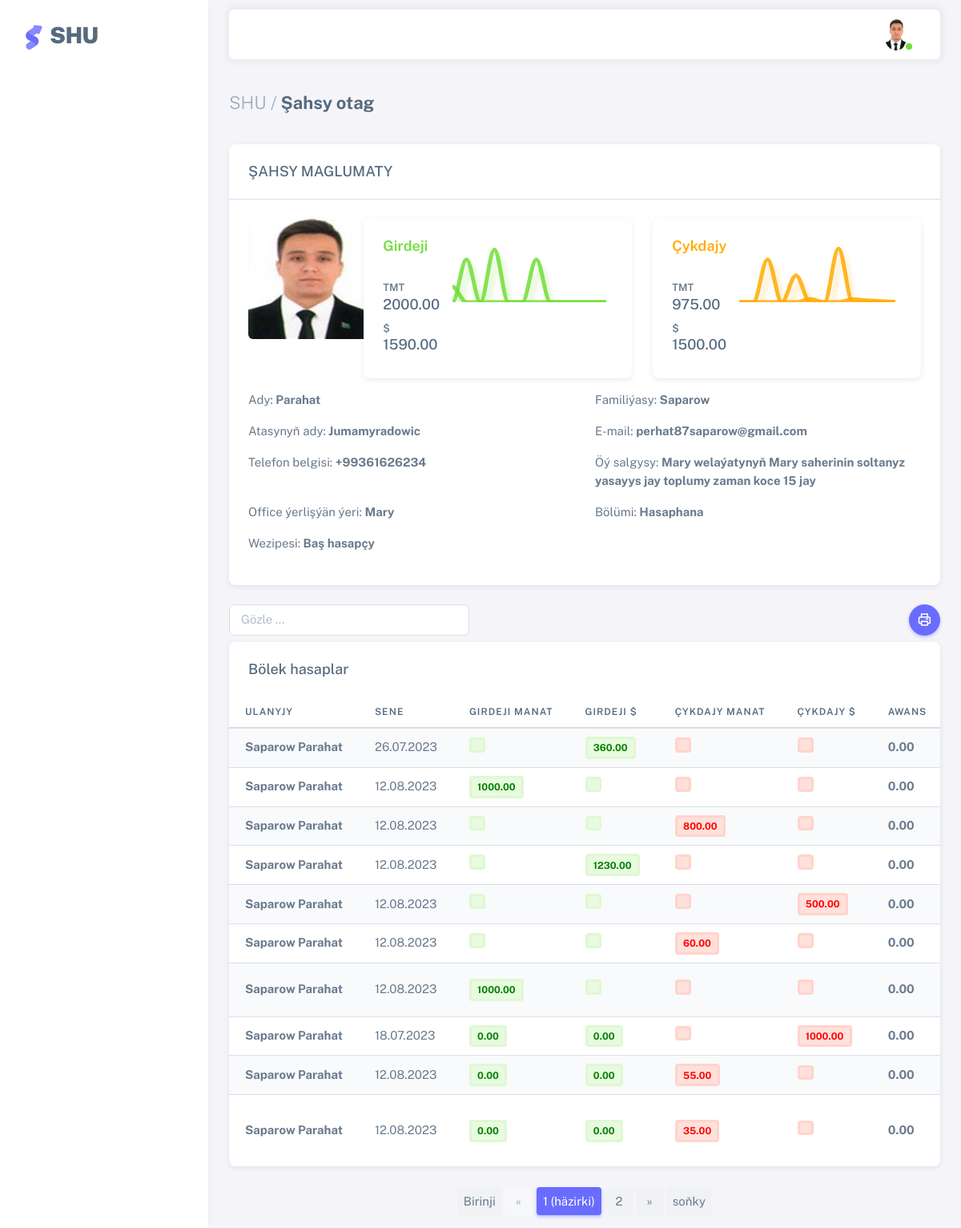
Page /profile/ (signed in) on the committed database.
### users/models.py (models this page shows, shortened)
class AllUsers(AbstractUser):
    username = models.CharField(max_length=100, unique=True)
    office = models.ForeignKey(Office, on_delete=models.CASCADE, null=True)
    sehs = models.ForeignKey(Sehler, related_name='user_sehs', on_delete=models.CASCADE, null=True, blank=True)
    bolum = models.ForeignKey(Bolum, on_delete=models.CASCADE,null=True)
    wez = models.ForeignKey(Wez, on_delete=models.CASCADE, null=True)
    first_name = models.CharField(max_length=100)
    last_name = models.CharField(max_length=100)
    middle_name = models.CharField(max_length=100, null=True, blank=True)
    birth_date = models.DateField("Doglan senesi", default=timezone.now)
    tel = models.CharField("Telefon belgisi", max_length=12, null=True, blank=True)
    email = models.EmailField(unique=True)
    address = models.TextField(null=True, blank=True)
    user_code = models.CharField(max_length=12, unique=True, default=random_string, null=True, blank=True)
    image = models.ImageField(default='default.png', upload_to='profile_pics')

class Office(models.Model):
    name = models.CharField("Edara-kärhananyň ady", max_length=1000, null=True, blank=True)
    tel = models.CharField("Telefon belgisi", null=True, blank=True, max_length=12)
    reg_num = models.CharField("reg nomer", max_length=100, null=True, blank=True,)
    ind_num = models.CharField("indeks nomer", max_length=100, null=True, blank=True,)
    kpp_num = models.CharField(max_length=100, null=True, blank=True)
    address = models.TextField("Salgysy", null=True, blank=True)
    description = models.TextField("Gysga beyany", null=True, blank=True)
    slug = models.SlugField(max_length=300, unique=True, db_index=True, verbose_name="URL")
    def __str__(self):
        return self.name
    class Meta:
        verbose_name = 'Edara-kärhana'
        verbose_name_plural = 'Edara-kärhanalar'

class Bolum(models.Model):
    name = models.CharField("Bölümiň ady", max_length=100)
    description = models.TextField("Gysga beýany", null=True, blank=True)
    slug = models.SlugField(max_length=300, unique=True, db_index=True, verbose_name="URL")
    def __str__(self):
        return self.name
    class Meta:
        verbose_name = 'Bölümi'
        verbose_name_plural = 'Bölümler'

class Wez(models.Model):
    name = models.CharField("wezipesi", max_length=100)
    description = models.TextField("Gysga beyany", null=True, blank=True)
    slug = models.SlugField(max_length=300, unique=True, db_index=True, verbose_name="URL")
    def __str__(self):
        return self.name
    class Meta:
        verbose_name = 'wezipesi'
        verbose_name_plural = 'Wezipeler'

### shu/models.py (models this page shows, shortened)
class Bolek_hasaplar(models.Model):
    oj = models.ForeignKey(Ojidanie, on_delete=models.CASCADE,null=True, blank=True)
    user_sent = models.ForeignKey(AllUsers, on_delete=models.CASCADE,null=True, blank=True)
    user = models.ForeignKey(AllUsers, related_name='b_hasap', on_delete=models.CASCADE,null=True, blank=True)
    sene = models.DateField("Senesi", default=timezone.now, null=True, blank=True)
    kurs = models.DecimalField("$ kursy",default=0,max_digits=10, decimal_places=2, null=True, blank=True)
    awans_m = models.DecimalField("Awans TMT",default=0,max_digits=10, decimal_places=2, null=True, blank=True)
    awans_d = models.DecimalField("Awans $",default=0,max_digits=10, decimal_places=2, null=True, blank=True)
    girdeji = models.DecimalField("Her günüň girdejisi",default=0,max_digits=10, decimal_places=2, null=True, blank=True)
    girdeji_dollar = models.DecimalField("Her günüň girdejisi dollarda",default=0,max_digits=10, decimal_places=2, null=True, blank=True)
    cykdajy = models.DecimalField("Her günüň çykdajysy",default=0,max_digits=10, decimal_places=2, null=True, blank=True)
    cykdajy_dollar = models.DecimalField("Her günüň çykdajysy dollarda",default=0,max_digits=10, decimal_places=2, null=True, blank=True)
    sebap = models.CharField("Girdejiniň ya-da çykdajynyň sebäbi", max_length=100, blank=True)
    bellik = models.TextField("Bellik", blank=True)
    class Meta:
        verbose_name = 'Bölek hasap'
        verbose_name_plural = 'Bölek hasaplar'

### users/views.py (the view)
# urls.py: path('profile/', user_views.Profile, name='profile'),
@login_required(login_url='login')
def Profile(request):
    page_title = _('Şahsy otag')
    user = request.user
    oj=Ojidanie.objects.all()
    b_has=Bolek_hasaplar.objects.filter(Q(user=user) | Q(user_sent=user)).all()
    total = Bolek_hasaplar.objects.filter(Q(user=user) | Q(user_sent=user)).aggregate(total=Sum(F('girdeji')))['total']
    total_d = Bolek_hasaplar.objects.filter(Q(user=user) | Q(user_sent=user)).aggregate(total=Sum(F('girdeji_dollar')))['total']
    total_cyk = Bolek_hasaplar.objects.filter(Q(user=user) | Q(user_sent=user)).aggregate(total=Sum(F('cykdajy')))['total']
    total_cyk_d = Bolek_hasaplar.objects.filter(Q(user=user) | Q(user_sent=user)).aggregate(total=Sum(F('cykdajy_dollar')))['total']
    paginator = Paginator(b_has, 10)
    page = request.GET.get('page')
    try:
        myuser = paginator.get_page(page)
    except PageNotAnInteger:
        myuser = paginator.page(1)
    except EmptyPage:
        myuser = paginator.page(paginator.num_pages)
    context = {'title': page_title,'myuser':myuser,'oj':oj, 'b_has':b_has,'total':total,'total_d':total_d,'total_cyk':total_cyk,'total_cyk_d':total_cyk_d}
    return render(request, 'users/profile.html', context)

### users/templates/users/profile.html (shortened to what this page needs)
{% extends 'shu/base.html' %}
{% load i18n %}
{% load crispy_forms_tags %}
{% load static %}
{% block content %}
<div class="content-wrapper">
    <div class="container-xxl flex-grow-1 container-p-y">
      <h4 class="fw-bold py-3 mb-4"><span class="text-muted fw-light">SHU /</span> {{ title }}</h4>
      <div class="card mb-4">
        <h5 class="card-header">ŞAHSY MAGLUMATY</h5>
        <hr class="my-0" />
        <div class="card-body">
          <div class="row">
            <div class="mb-3 col-md-2">
              <img src="{{ user.image.url }}" alt="user-avatar" class="d-block rounded" height="150" width="150" id="image">
            </div>
            <div class="col-md-5 col-lg-5 mb-3">
              <div class="card">
                <div class="card-body">
                  <div class="d-flex justify-content-between flex-sm-row flex-column gap-3">
                    <div class="d-flex flex-sm-column flex-row align-items-start justify-content-between">
                      <div class="card-title">
                        <h5 class="text-success text-nowrap fw-semibold">Girdeji</h5>
                      </div>
                      <div class="fw-semibold d-block">
                        {% if total != None %}
                        <small>TMT</small><h5 class="card-title text-nowrap mb-2"> {{total|floatformat:2|default_if_none:""}}</h5>
                        {% else %}
                        <small>TMT</small><h5 class="card-title text-nowrap mb-2">00.00</h5>
                        {% endif %}
                        {% if total_d != None %}
                        <small>$</small><h5 class="card-title text-nowrap mb-2"> {{total_d|floatformat:2|default_if_none:""}}</h5>
                        {% else %}
                        <small>$</small><h5 class="card-title text-nowrap mb-2">00.00</h5>
                        {% endif %}
                      </div>
                    </div>
                    <div id="profileReportChart1"></div>
                  </div>
                </div>
              </div>
            </div>
            <div class="col-md-5 col-lg-5 mb-3">
              <div class="card">
                <div class="card-body">
                  <div class="d-flex justify-content-between flex-sm-row flex-column gap-3">
                    <div class="d-flex flex-sm-column flex-row align-items-start justify-content-between">
                      <div class="card-title">
                        <h5 class="text-warning text-nowrap fw-semibold">Çykdajy</h5>
                      </div>
                      <div class="fw-semibold d-block">
                        {% if total_cyk != None %}
                        <small>TMT</small><h5 class="card-title text-nowrap mb-2"> {{total_cyk|floatformat:2|default_if_none:""}}</h5>
                        {% else %}
                        <small>TMT</small><h5 class="card-title text-nowrap mb-2">00.00</h5>
                        {% endif %}
                        {% if total_cyk_d != None %}
                        <small>$</small><h5 class="card-title text-nowrap mb-2"> {{total_cyk_d|floatformat:2|default_if_none:""}}</h5>
                        {% else %}
                        <small>$</small><h5 class="card-title text-nowrap mb-2">00.00</h5>
                        {% endif %}
                      </div>
                    </div>
                    <div id="profileReportChart2"></div>
                  </div>
                </div>
              </div>
            </div>
            <div class="mb-3 col-md-6">
              Ady: <strong> {{user.first_name}}</strong>
            </div>
            <div class="mb-3 col-md-6">
              Familiýasy: <strong> {{user.last_name}}</strong>
            </div>
            <div class="mb-3 col-md-6">
              Atasynyň ady: <strong> {{user.middle_name|default_if_none:""}}</strong>
            </div>
            <div class="mb-3 col-md-6">
              E-mail: <strong> {{user.email}}</strong>
            </div>
            <div class="mb-3 col-md-6">
              Telefon belgisi: <strong> {{user.tel|default_if_none:""}}</strong>
            </div>
            <div class="mb-3 col-md-6">
              Öý salgysy: <strong> {{user.address|default_if_none:""}}</strong>
            </div>
            <div class="mb-3 col-md-6">
              Office ýerlişýän ýeri: <strong> {{user.office}}</strong>
            </div>
            <div class="mb-3 col-md-6">
              Bölümi: <strong> {{user.bolum}}</strong>
            </div>
            <div class="mb-3 col-md-6">
              Wezipesi: <strong> {{user.wez}}</strong>
            </div>
          </div>
        </div>
      </div>
      <a><button style="float:right;" onclick="printData()" class="btn rounded-pill btn-icon btn-primary"> <i class="tf-icons bx bx-printer"></i></button>
      <input class="form-control mb-2" style="width:300px;" id='myInput' onkeyup='myFunction()' type='text' placeholder="Gözle ..."></a>
      <div class="card" id="printTable">
        <h5 class="card-header">Bölek hasaplar</h5>
        <div class="table-responsive text-nowrap">
          <table class="table table-striped" id="myTable">
            <thead>
              <tr>
                <th>Ulanyjy</th>
                <th>Sene</th>
                <th>Girdeji manat</th>
                <th>Girdeji $</th>
                <th>Çykdajy manat</th>
                <th>Çykdajy $</th>
                <th>Awans</th>
              </tr>
            </thead>
            <tbody class="table-border-bottom-0">
              {% for deg in myuser %}
              <tr>
                {% if deg.user != None %}
                <td><strong>{{deg.user.last_name}} {{deg.user.first_name}}</strong></td>
                {% else %}
                <td><strong>{{deg.user_sent.last_name}} {{deg.user_sent.first_name}}</strong></td>
                {% endif %}
                <td>{{deg.sene|date:"d.m.Y"}}</td>
                <td><span class="badge bg-label-success border-light-success me-1"><strong style="color:Green;">{{deg.girdeji|floatformat:2|default_if_none:""}}</strong></span></td>
                <td><span class="badge bg-label-success border-light-success me-1"><strong style="color:Green;">{{deg.girdeji_dollar|floatformat:2|default_if_none:""}}</strong></span></td>
                <td><span class="badge bg-label-danger border-light-danger me-1"><strong style="color:Red;">{{deg.cykdajy|floatformat:2|default_if_none:""}}</strong></span></td>
                <td><span class="badge bg-label-danger border-light-danger me-1"><strong style="color:Red;">{{deg.cykdajy_dollar|floatformat:2|default_if_none:""}}</strong></span></td>
                <td><strong>{{deg.awans_m|floatformat:2|default_if_none:""}}</strong></td>
              </tr>
              {% endfor %}
            </tbody>
          </table>
        </div>
      </div>
    </div>
</div>
    {% if myuser.paginator.num_pages > 1 %}
    <nav aria-label="Page navigation">
        <ul class="pagination justify-content-center">
            {% if myuser.paginator.num_pages != 1 %}
                <li class="page-item"><a class="page-link" href="?page=1">{% trans "Birinji" %}</a></li>
            {% else %}
                <li class="page-item disabled"><a class="page-link" href="#">{% trans "Birinji" %}</a></li>
            {% endif %}
            {% if myuser.has_previous %}
                <li class="page-item"><a class="page-link" href="?page={{ myuser.previous_page_number }}">&laquo;</a></li>
            {% else %}
                <li class="page-item disabled"><a class="page-link" href="#">&laquo;</a></li>
            {% endif %}
            {% for i in myuser.paginator.page_range %}
                {% if myuser.number == i %}
                    <li class="page-item active"><a class="page-link" href="#">{{ i }} <span class="sr-only">{% trans "(häzirki)" %}</span></a></li>
                {% elif myuser.number > i|add:"-5" and myuser.number < i|add:"+5"%}
                    <li class="page-item"><a class="page-link" href="?page={{ i }}">{{ i }}</a></li>
                {% endif %}
            {% endfor %}
            {% if myuser.has_next %}
                <li class="page-item"><a class="page-link" href="?page={{ myuser.next_page_number }}">&raquo;</a></li>
            {% else %}
                <li class="page-item disabled"><a class="page-link" href="#">&raquo;</a></li>
            {% endif %}
            {% if myuser.paginator.num_pages != myuser.number %}
                <li class="page-item"><a class="page-link" href="?page={{ myuser.paginator.num_pages }}">{% trans "soňky" %}</a></li>
            {% else %}
                <li class="page-item disabled"><a class="page-link" href="#">{% trans "soňky" %}</a></li>
            {% endif %}
        </ul>
    </nav>
    {% endif %}
{% endblock content %}

### templates/include/header.html (shortened to what this page needs)
	{% load static i18n %}
	{% load crispy_forms_tags %}
		<nav class="layout-navbar container-xxl navbar navbar-expand-xl navbar-detached align-items-center bg-navbar-theme" id="layout-navbar">
		  <div class="navbar-nav-right d-flex align-items-center" id="navbar-collapse">
			<ul class="navbar-nav flex-row align-items-center ms-auto">
			  <li class="nav-item navbar-dropdown dropdown-user dropdown">
				<a class="nav-link dropdown-toggle hide-arrow" href="javascript:void(0);" data-bs-toggle="dropdown">
				  <div class="avatar avatar-online">
					<img src="{{ user.image.url }}" onerror="this.onerror=null;this.src='{% static 'assets/img/avatars/default.png' %}'" alt class="w-px-30 h-auto rounded-circle" />
				  </div>
				</a>
			  </li>
			</ul>
		  </div>
		</nav>

### rows in the picture
AllUsers: image (picture), first_name "Parahat", last_name "Saparow", middle_name "Jumamyradowic", email "perhat87saparow@gmail.com", tel "+99361626234", address "Mary welaýatynyň Mary saherinin soltanyz yasayys jay toplumy zaman koce 15 jay", office "Mary", bolum "Hasaphana", wez "Baş hasapçy"
Bolek_hasaplar: user.last_name "Saparow", user.first_name "Parahat", sene "26.07.2023", girdeji_dollar "360.00", awans_m "0.00"
Bolek_hasaplar: user.last_name "Saparow", user.first_name "Parahat", sene "12.08.2023", girdeji "1000.00", awans_m "0.00"
Bolek_hasaplar: user.last_name "Saparow", user.first_name "Parahat", sene "12.08.2023", cykdajy "800.00", awans_m "0.00"
Bolek_hasaplar: user.last_name "Saparow", user.first_name "Parahat", sene "12.08.2023", girdeji_dollar "1230.00", awans_m "0.00"
Bolek_hasaplar: user.last_name "Saparow", user.first_name "Parahat", sene "12.08.2023", cykdajy_dollar "500.00", awans_m "0.00"
Bolek_hasaplar: user.last_name "Saparow", user.first_name "Parahat", sene "12.08.2023", cykdajy "60.00", awans_m "0.00"
Bolek_hasaplar: user.last_name "Saparow", user.first_name "Parahat", sene "12.08.2023", girdeji "1000.00", awans_m "0.00"
Bolek_hasaplar: user_sent.last_name "Saparow", user_sent.first_name "Parahat", sene "18.07.2023", girdeji "0.00", girdeji_dollar "0.00", cykdajy_dollar "1000.00", awans_m "0.00"
Bolek_hasaplar: user_sent.last_name "Saparow", user_sent.first_name "Parahat", sene "12.08.2023", girdeji "0.00", girdeji_dollar "0.00", cykdajy "55.00", awans_m "0.00"
Bolek_hasaplar: user_sent.last_name "Saparow", user_sent.first_name "Parahat", sene "12.08.2023", girdeji "0.00", girdeji_dollar "0.00", cykdajy "35.00", awans_m "0.00"

### other values in the picture
{{ title }} "Şahsy otag"
{{ total|floatformat:2|default_if_none:"" }} "2000.00"
{{ total_d|floatformat:2|default_if_none:"" }} "1590.00"
{{ total_cyk|floatformat:2|default_if_none:"" }} "975.00"
{{ total_cyk_d|floatformat:2|default_if_none:"" }} "1500.00"
{{ i }} "1"
{{ i }} "2"
